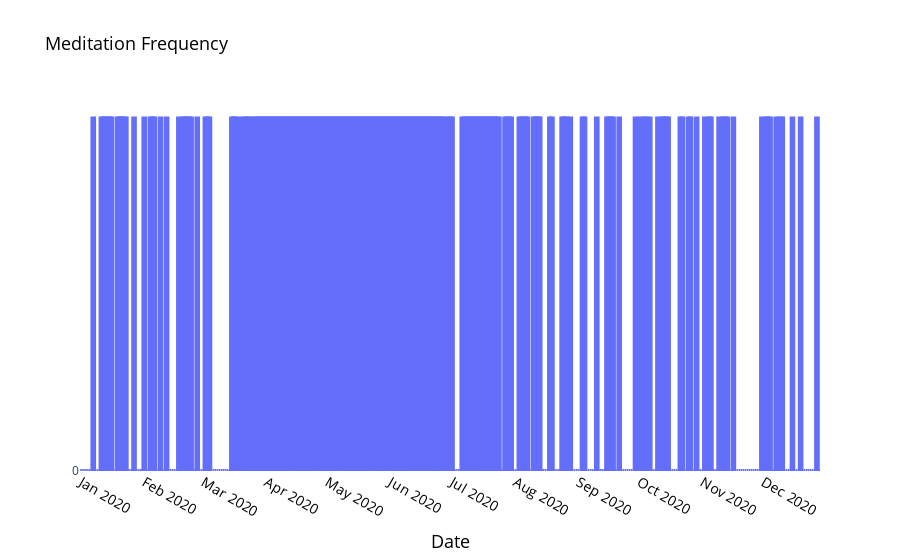

Here is the notebook cell this chart was saved with:
### Markdown cell above
### Soul

### Code cell
fig = go.Figure()
fig.add_trace(go.Bar(x=daily['date'], y=daily['meditation'], name="Meditation", marker_line_color='#636EFA', marker_color='#636EFA',))
fig.update_traces(hovertemplate='%{x}')
fig.update_xaxes(title_text='Date',
                 tickfont=dict( color='Black', size=14),
                 nticks=12,
                 title_font=dict(size=18, color='Black'))
fig.update_yaxes(nticks=1)

fig.update_traces(marker_line_width=4)

fig.update_layout(plot_bgcolor='White', 
                  paper_bgcolor="White",
                  title_text="Meditation Frequency",
                  title_font=dict(size=18, color='Black'))
fig.show()
pio.write_html(fig, file='year_in_review/MeditationFrequency.html', auto_open=False)

### Figure 1 — Plotly figure (JSON) as saved in the notebook; plotly's stock layout.template omitted (floating-point values rounded to 4 significant figures; data arrays with more than 128 entries replaced by an {"elided": "..."} marker saying what was removed)
{"data": [{"hovertemplate": "%{x}", "marker": {"color": "#636EFA", "line": {"color": "#636EFA", "width": 4}}, "name": "Meditation", "type": "bar", "x": {"elided": "363 str values"}, "y": {"elided": "363 int values"}}], "layout": {"autosize": true, "paper_bgcolor": "White", "plot_bgcolor": "White", "title": {"font": {"color": "Black", "size": 18}, "text": "Meditation Frequency"}, "xaxis": {"autorange": true, "nticks": 12, "range": ["2019-12-31 12:00", "2020-12-28 12:00"], "tickfont": {"color": "Black", "size": 14}, "title": {"font": {"color": "Black", "size": 18}, "text": "Date"}, "type": "date"}, "yaxis": {"autorange": true, "nticks": 1, "range": [0, 1.053], "type": "linear"}}}
